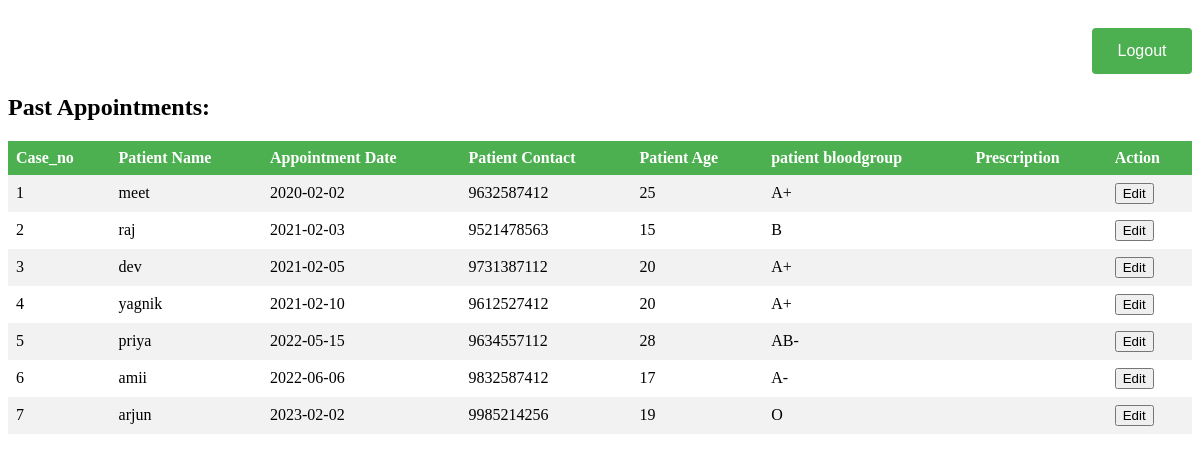
The app's page /appoinment_data.php?history with its own data.
### tables this page shows
create table patient
(case_no int primary key auto_increment,
p_name varchar(25),
p_age int , p_gender char(15), p_contact bigint , p_bloodgroup varchar(10),a_date date, p_city varchar(20),email varchar(100),meeting_with varchar(25),
prescription varchar(1000));

### appoinment_data.php (the view, shortened to what this page needs)
<!DOCTYPE html>
<html>
<head>
</head>
<body>
        <div id="logout-div">
        <button id="logout">Logout</button>
        </div>
<?php
$servername = "localhost";
$username = "root";
$password = "Pri@2004";
$dbname = "hospital";
$conn = new mysqli($servername, $username, $password, $dbname);
if(isset($_GET['history'])) {
  $today = date('Y-m-d');
  $sql_past = "SELECT * FROM patient WHERE a_date < '$today'";
  $result_past = $conn->query($sql_past);
  echo "<h2>Past Appointments:</h2>";
  if ($result_past->num_rows > 0) {
    echo "<table><tr><th>Case_no</th><th>Patient Name</th><th>Appointment Date</th><th>Patient Contact</th><th>Patient Age</th><th>patient bloodgroup</th><th>Prescription</th><th>Action</th></tr>";
    while($row = $result_past->fetch_assoc()) {
      echo "<tr><td>".$row["case_no"]."</td><td>".$row["p_name"]."</td><td>".$row["a_date"]."</td><td>".$row["p_contact"]."</td><td>".$row["p_age"]."</td><td>".$row["p_bloodgroup"]."</td><td>".$row["prescription"]."</td><td><form method='get' action='edit.php'><input type='hidden' name='case_no' value='" . $row["case_no"] . "'><button type='submit' class='edit-btn'>Edit</button></form></td></tr>";
    }
    echo "</table>";
  } else {
    echo "No past appointments.";
  }
}
?>
</body>
</html>

### appoinment_data.php (style rules this page uses)
table { border-collapse: collapse; width: 100%; }
th, td { text-align: left; padding: 8px; }
th { background-color: #4CAF50; color: white; }
tr:nth-child(even) { background-color: #f2f2f2; }
#logout-div { display:flex; justify-content:flex-end; }
#logout { background-color: #4CAF50; color: white; padding: 14px 20px; margin-top: 20px; border: none; width: 100px; border-radius: 4px; cursor: pointer; font-size: 16px; }

### records on screen
patient: case_no "1", p_name "meet", a_date "2020-02-02", p_contact "9632587412", p_age "25", p_bloodgroup "A+"
patient: case_no "2", p_name "raj", a_date "2021-02-03", p_contact "9521478563", p_age "15", p_bloodgroup "B"
patient: case_no "3", p_name "dev", a_date "2021-02-05", p_contact "9731387112", p_age "20", p_bloodgroup "A+"
patient: case_no "4", p_name "yagnik", a_date "2021-02-10", p_contact "9612527412", p_age "20", p_bloodgroup "A+"
patient: case_no "5", p_name "priya", a_date "2022-05-15", p_contact "9634557112", p_age "28", p_bloodgroup "AB-"
patient: case_no "6", p_name "amii", a_date "2022-06-06", p_contact "9832587412", p_age "17", p_bloodgroup "A-"
patient: case_no "7", p_name "arjun", a_date "2023-02-02", p_contact "9985214256", p_age "19", p_bloodgroup "O"
